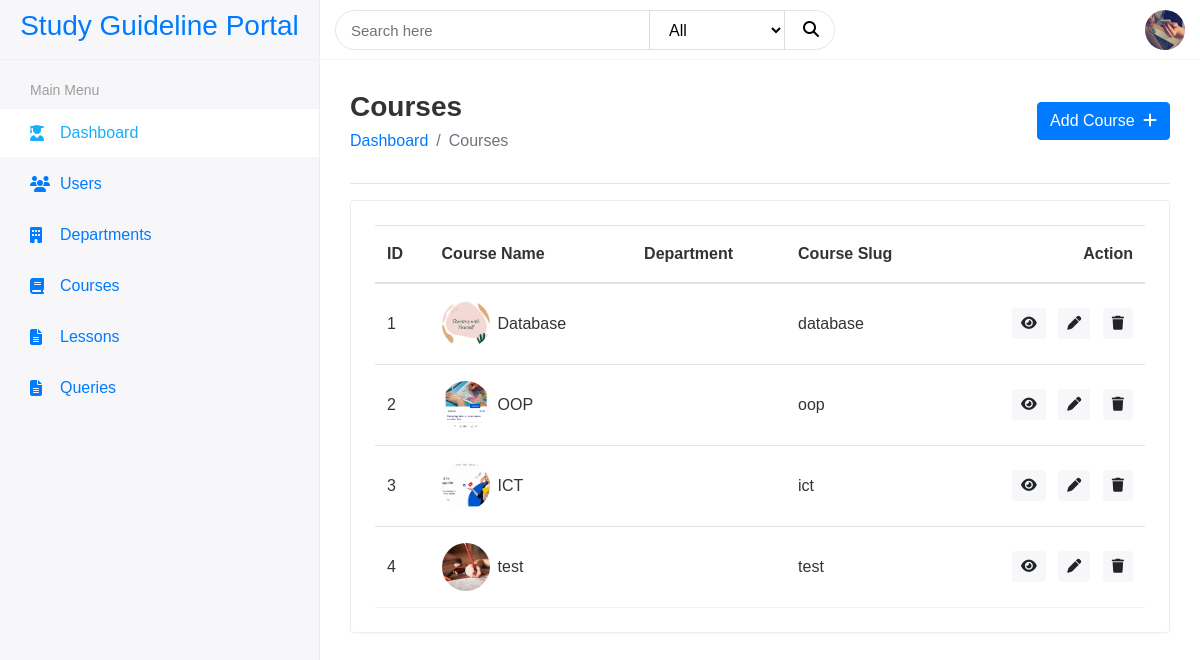
/admin1/courses/ (signed in), run on the app's committed database.
### StudyGuidelinePortal/models.py (models this page shows, shortened)
class Profile(models.Model):
    def renameImage(self, filename):
        ext = filename.split('.')[-1]
        filename = f'{self.user.username}.{ext}'
        return os.path.join('images/user_profile/', filename)
    user = models.OneToOneField(User, on_delete=models.CASCADE)
    profile_pic = models.ImageField(
        upload_to=renameImage, default='images/user_profile/default_user.jpg', null=True)
    auth_token = models.CharField(max_length=100)
    is_verified = models.BooleanField(default=False)

class Course(models.Model):
    course_id = models.AutoField(primary_key=True)
    course_name = models.CharField(max_length=200)
    course_pic = models.ImageField(
        upload_to='images/course/', default=None, null=True)
    department = models.ForeignKey(
        Department, on_delete=models.CASCADE, default=None)
    course_slug = AutoSlugField(
        populate_from='course_name', unique=True, null=True, default=None)

### AdminPanel/views.py (the view)
# urls.py: path('courses/', courses, name='Courses'),
def courses(request):
    if not request.user.is_anonymous and request.user.is_superuser:
        courses = Course.objects.all()
        context = {
            'courses': courses,
        }
        return render(request, 'course/courses.html', context)
    else:
        messages.error(request, 'Acess denied. Try again')
        return redirect('AdminLogin')

### AdminPanel/templates/course/courses.html (shortened to what this page needs)
{% extends "adminbase.html" %}
{% block content %}
<div class="page-wrapper">
   <div class="content container-fluid">
      <div class="page-header">
         <div class="row align-items-center">
            <div class="col">
               <h3 class="page-title">Courses</h3>
               <ul class="breadcrumb">
                  <li class="breadcrumb-item"><a href="/admin1">Dashboard</a></li>
                  <li class="breadcrumb-item active">Courses</li>
               </ul>
            </div>
            <div class="col-auto text-right float-right ml-auto">
               <a href="/admin1/add-course/" class="btn btn-primary">Add Course <span class="fa fa-plus
                        ml-1"></span></a>
            </div>
         </div>
      </div>
      <hr>
      <div class="row">
         <div class="col-sm-12">
            <div class="card card-table">
               <div class="card-body">
                  <div class="table-responsive">
                     <table class="table table-hover table-center mb-0 datatable">
                        <thead>
                           <tr>
                              <th>ID</th>
                              <th>Course Name</th>
                              <th>Department</th>
                              <th>Course Slug</th>
                              <th class="text-right">Action</th>
                           </tr>
                        </thead>
                        <tbody>
                           {% for course in courses %}
                           <tr>
                              <td>{{course.course_id}}</td>
                              <td>
                                 <h2 class="table-avatar">
                                    <a href="/admin1/course-details/{{course.course_slug}}"
                                       class="avatar avatar-sm mr-2">
                                       <img class="avatar-img rounded-circle" src="/media/{{course.course_pic}}/"
                                          alt="User Image">
                                    </a>
                                    <a href="/admin1/course-details/{{course.course_slug}}">{{course.course_name}}</a>
                                 </h2>
                              </td>
                              <td>{{course.department.dep_name}}</td>
                              <td>{{course.course_slug}}</td>
                              <td class="text-right">
                                 <div class="actions">
                                    <a href="/admin1/course-details/{{course.course_slug}}"
                                       class="btn btn-sm border-1 mr-2 view-btn">
                                       <i class="fas fa-eye"></i>
                                    </a>
                                    <a href="/admin1/update-course/{{course.course_slug}}"
                                       class="btn btn-sm mr-2 update-btn">
                                       <i class="fas fa-pen"></i>
                                    </a>
                                    <a href="/admin1/delete-course/{{course.course_slug}}"
                                       class="btn btn-sm delete-btn">
                                       <i class="fas fa-trash"></i>
                                    </a>
                                 </div>
                              </td>
                           </tr>
                           {% endfor %}
                        </tbody>
                     </table>
                  </div>
               </div>
            </div>
         </div>
      </div>
   </div>
</div>
{% endblock content %}

### AdminPanel/templates/adminbase.html (shortened to what this page needs)
<!DOCTYPE html>
<html lang="en">
{% load static %}
<head>
    <link rel="stylesheet" href="{% static '/plugins/bootstrap/css/bootstrap.min.css' %}">
    <link href="{% static '/fontawesome/css/all.css' %} " rel="stylesheet">
    <link rel="stylesheet" href="{% static '/css/style1.css' %}">
</head>
<body>
    <div class="main-wrapper">
        <div class="header">
            <div class="header-left">
                <a href="/admin1" class="logo">
                    <h3 class="text-center">Study Guideline Portal</h3>
                </a>
            </div>
            <div class="top-nav-search">
                <form method="get" action="{% url 'HandleMainSearch' %}">
                    <input type="text" class="form-control" name="search-query" placeholder="Search here" required>
                    <select name="search-for" id="search-for">
                        <option value="all">All</option>
                    </select>
                    <button class="btn" type="submit"><i class="fas fa-search"></i></button>
                </form>
            </div>
            <ul class="nav user-menu">
                <li class="nav-item dropdown has-arrow">
                    <div class="dropdown">
                        <img class="admin-profile-img" src="{{user.profile.profile_pic.url}}" alt=""
                            class="dropdown-toggle" data-bs-toggle="dropdown" aria-expanded="false">
                    </div>
                </li>
            </ul>
        </div>
        <div class="sidebar" id="sidebar">
            <div class="sidebar-inner slimscroll">
                <div id="sidebar-menu" class="sidebar-menu">
                    <ul>
                        <li class="menu-title">
                            <span>Main Menu</span>
                        </li>
                        <li class="submenu active">
                            <a href="{% url 'Dashboard' %}"><i class="fas fa-user-graduate"></i> <span> Dashboard</span>
                                </a>
                        </li>
                        <li class="submenu">
                            <a href="{% url 'Users' %}"><i class="fas fa-users"></i> <span>Users</span> </a>
                        </li>
                        <li class="submenu">
                            <a href="{% url 'Departments' %}"><i class="fa fa-building" ></i> <span>Departments</span>
                                </a>
                        </li>
                        <li class="submenu">
                            <a href="{% url 'Courses' %}"><i class="fa fa-book"></i> <span>Courses</span> </a>
                        </li>
                        <li class="submenu">
                            <a href="{% url 'Lessons' %}"><i class="fa fa-file-text"></i> <span>Lessons</span> </a>
                        </li>
                        <li class="submenu">
                            <a href="{% url 'Queries' %}"><i class="fa fa-file-text"></i> <span>Queries</span> </a>
                        </li>
                    </ul>
                </div>
            </div>
        </div>
        {% block content %}
        {% endblock content %}
    </div>
</body>
</html>

### data on the page
Course: course_id "1", course_pic (picture), course_name "Database", course_slug "database"
Course: course_id "2", course_pic (picture), course_name "OOP", course_slug "oop"
Course: course_id "3", course_pic (picture), course_name "ICT", course_slug "ict"
Course: course_id "4", course_pic (picture), course_name "test", course_slug "test"
